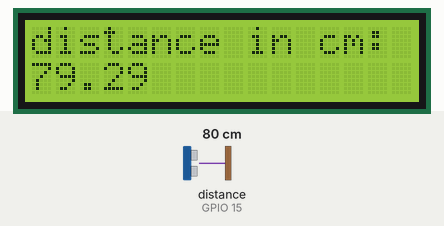
Recording of a sketch running on a simulated ESP32. Shown: 16×2 character LCD. Wiring (from diagram.json): ultrasonic range finder: trigger GPIO 16; echo GPIO 15. Inputs (shaded band) come from the test bench; at power-on: distance to the obstacle (sensor on GPIO 15) 80 cm. The echo pulse lasts 58.3 µs per cm; what the sketch prints to the serial monitor is not drawn.

Above: at 1.2 s.
1.3 s: distance to the obstacle (sensor on GPIO 15) set to 2 cm
At 5.7 s:
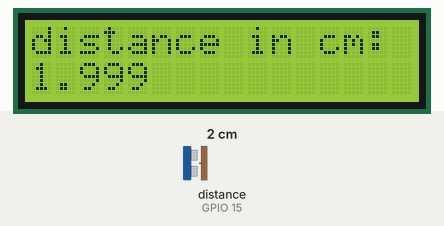
7.3 s: distance to the obstacle (sensor on GPIO 15) set to 4 cm
At 11.5 s:
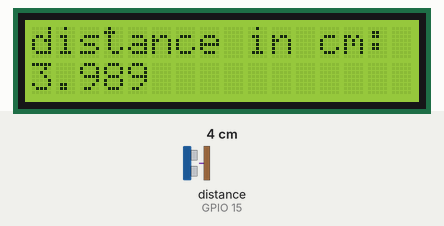
13.3 s: distance to the obstacle (sensor on GPIO 15) set to 9 cm
At 16.0 s:
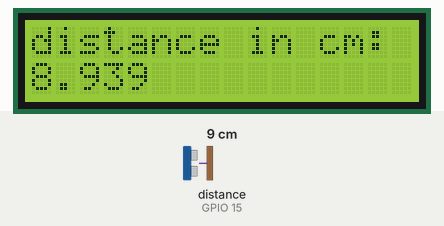
Timing chart, 0 to 17.5 s (numbered marks = the images above; inputs shaded):
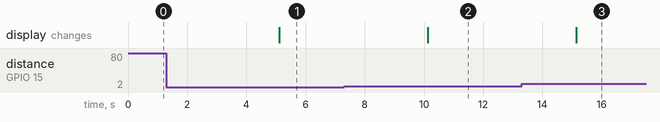

The sketch:

distance_detector.ino
```cpp
#include <LiquidCrystal_I2C.h>

int trig=16;
int echo=15;
float speedofsound=0.034;
float duration;
float distance_cm;

#define i2c_adder 0x27
#define lcd_lines 16
#define lcd_columns 2

LiquidCrystal_I2C lcd(i2c_adder,lcd_columns,lcd_lines);

void setup() {
  // put your setup code here, to run once:
  Serial.begin(115200);
  pinMode(trig, OUTPUT);
  pinMode(echo, INPUT);
  lcd.init();
  lcd.backlight();
}

void loop() {
  // put your main code here, to run repeatedly:
  // this speeds up the simulation
  digitalWrite(trig,HIGH);
  delayMicroseconds(10);
  digitalWrite(trig, LOW);
  duration=pulseIn(echo,HIGH);
  distance_cm=((speedofsound/2)*duration);
  Serial.print("distance in cm::");
  Serial.println(distance_cm);
  lcd.setCursor(0,0);
  lcd.print("distance in cm:");
  lcd.setCursor(0,1);
  lcd.print(distance_cm);
  delay(5000);
}
```

Measured:
- after the input at 1.3 s, the display: changes after 3.8 s (image 1)
- after the input at 7.3 s, the display: changes after 2.8 s (image 2)
- after the input at 13.3 s, the display: changes after 1.8 s (image 3)
